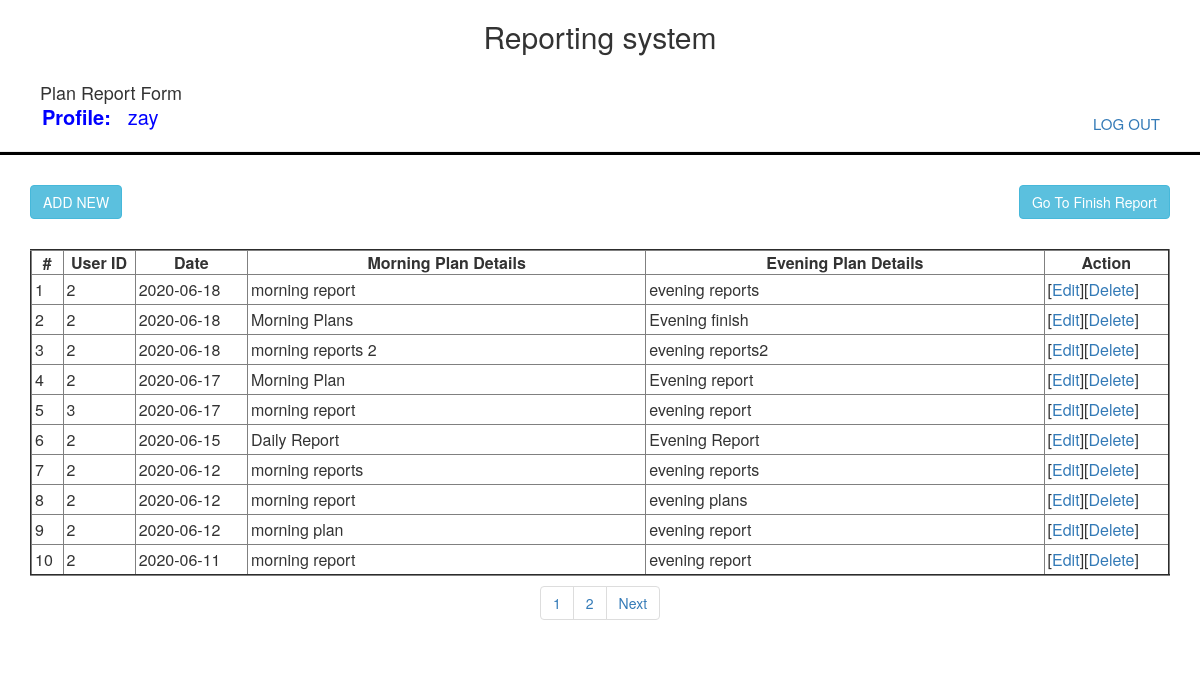
Page /adminpanel.php (signed in) on the committed database.
### tables this page shows
CREATE TABLE `plan_report` (
  `uid` int(11) NOT NULL,
  `user_id` int(11) NOT NULL,
  `ndate` date NOT NULL,
  `morning_plan` text NOT NULL,
  `evening_plan` text NOT NULL,
  `created_date` datetime NOT NULL,
  `updated_date` datetime NOT NULL
);

### adminpanel.php (the view, shortened to what this page needs)
<?php
include ("header.php");
$auth =isset($_SESSION['auth']);
?>
<?php if ($auth) {?>
<?php
include("db_controller.php");
if (isset($_GET['page'])) {
  $page = $_GET['page'];
} else {
  $page = 1;
}
$num_results_on_page = 10;
$offset = ($page-1) * $num_results_on_page;
$total_pages_sql = "SELECT COUNT(*) FROM plan_report WHERE ndate";
$result = mysqli_query($conn,$total_pages_sql);
$total_pages = mysqli_fetch_array($result)[0];
$sql = "SELECT * FROM plan_report WHERE ndate ORDER BY ndate DESC LIMIT $offset, $num_results_on_page" ;
$rows=$offset+1;
$res_data = mysqli_query($conn,$sql);
?>
<html>
<head>
  <link rel="stylesheet" href="https://maxcdn.bootstrapcdn.com/bootstrap/3.4.1/css/bootstrap.min.css">
</head>
<body>
  <div class="container">
  <div class="card">
    <div class="form-group">
      <div class="table-responsive" id="dynamic_content">
        <button type="button"  class="btn btn-info" data-toggle="modal" data-target="#myModal">ADD NEW</button>
        <button class="btn btn-info" style="float: right; color:"><a href="adminfinishreport.php" class="new" style="display: inline; text-align: center;color: white; text-decoration: none;">Go To Finish Report</a></button><br>
</div>
  <table cellpadding="10" cellspacing="1" border="2"  style="margin-top:20px; height: auto;width:100%;" class="tablebody">
    <thead>
      <tr>
        <th><strong>#</strong></th>
        <th><strong>User ID</strong></th>
        <th><strong>Date</strong></th>
        <th><strong>Morning Plan Details</strong></th>
        <th><strong>Evening Plan Details</strong></th>
        <th><strong>Action</strong></th>
      </tr>
    </thead>
    <tbody>
    <?php while($row = mysqli_fetch_array($res_data)):?>
      <tr>
        <td><?php echo $rows++;?></td>
        <td><?php echo $row['user_id'];?></td>
        <td><?php echo $row['ndate'];?></td>
        <td style="width:35%;"><?php echo $row['morning_plan'];?></td>
        <td style="width:35%;"><?php echo $row['evening_plan'];?></td>
        <td>
          [<a href="adminedit.php?uid=<?php echo $row['uid']?>">Edit</a>][<a href="adminpaneldelete.php?uid=<?php echo $row['uid']?>"onClick="return confirm('are you sure you want to delete??');">Delete</a>]</td>
        </tr>
      <?php endwhile;?>
    </tbody>
  </table>
  <?php if (ceil($total_pages / $num_results_on_page) > 0): ?>
    <ul class="pagination">
    <li class="currentpage"><a href="adminpanel.php?page=<?php echo $page ?>"><?php echo $page ?></a></li>
    <?php if ($page+1 < ceil($total_pages / $num_results_on_page)+1): ?><li class="page"><a href="adminpanel.php?page=<?php echo $page+1 ?>"><?php echo $page+1 ?></a></li><?php endif; ?>
    <?php if ($page < ceil($total_pages / $num_results_on_page)): ?>
      <li class="next"><a href="adminpanel.php?page=<?php echo $page+1 ?>">Next</a></li>
    <?php endif; ?>
  </ul>
<?php endif; ?>
</div>
</body>
</html>
<?php } else {
header('location:login.php');
 } ?>

### header.php (shortened to what this page needs)
<?php
$auth =isset($_SESSION['auth']);
?>
<?php if ($auth) {?>
<html>
<head>
  <link rel="stylesheet" href="https://maxcdn.bootstrapcdn.com/bootstrap/3.4.1/css/bootstrap.min.css">
</head>
<body>
	<h2 align="center">Reporting system</h2><br>
  <div class="conatiner">
        <h4 style="display: inline; margin-left: 40px;">Plan Report Form</h4><br>
        <label class="label" for="uname" style="font-size: 20px; color: blue; margin:10px 1px 10px 30px;">Profile:</label>
        <span style="font-size: 20px; color: blue;text-align:left;"><?php echo $_SESSION['name']?></span>
        <a href="logout.php" class="new" style="text-align: center; float: right;font-size: 15px; margin:10px 40px 10px 0px;">LOG OUT</a>
        <hr style="background-color:black;height: 3px;">
      </div>
</body>
</html>
<?php } else {
header('location:login.php');
 } ?>

### header.php (style rules this page uses)
.modal-body tr, td { padding: 3px; }
label { margin:10px 30px 10px 30px; }

### adminpanel.php (style rules this page uses)
.pagination { padding:10px; margin:0px 150px 0px 500px; }
.modal-body tr, td { padding: 3px; }
.btn { margin:10px 0px 10px 0px; }
th { text-align: center; }

### rows in the picture
plan_report: user "2", ndate "2020-06-18", morning_plan "morning report", evening_plan "evening reports"
plan_report: user "2", ndate "2020-06-18", morning_plan "Morning Plans", evening_plan "Evening finish"
plan_report: user "2", ndate "2020-06-18", morning_plan "morning reports 2", evening_plan "evening reports2"
plan_report: user "2", ndate "2020-06-17", morning_plan "Morning Plan", evening_plan "Evening report"
plan_report: user "3", ndate "2020-06-17", morning_plan "morning report", evening_plan "evening report"
plan_report: user "2", ndate "2020-06-15", morning_plan "Daily Report", evening_plan "Evening Report"
plan_report: user "2", ndate "2020-06-12", morning_plan "morning reports", evening_plan "evening reports"
plan_report: user "2", ndate "2020-06-12", morning_plan "morning report", evening_plan "evening plans"
plan_report: user "2", ndate "2020-06-12", morning_plan "morning plan", evening_plan "evening report"
plan_report: user "2", ndate "2020-06-11", morning_plan "morning report", evening_plan "evening report"

### other values in the picture
$_SESSION['name'] "zay"
$page "1"
$page+1 "2"
